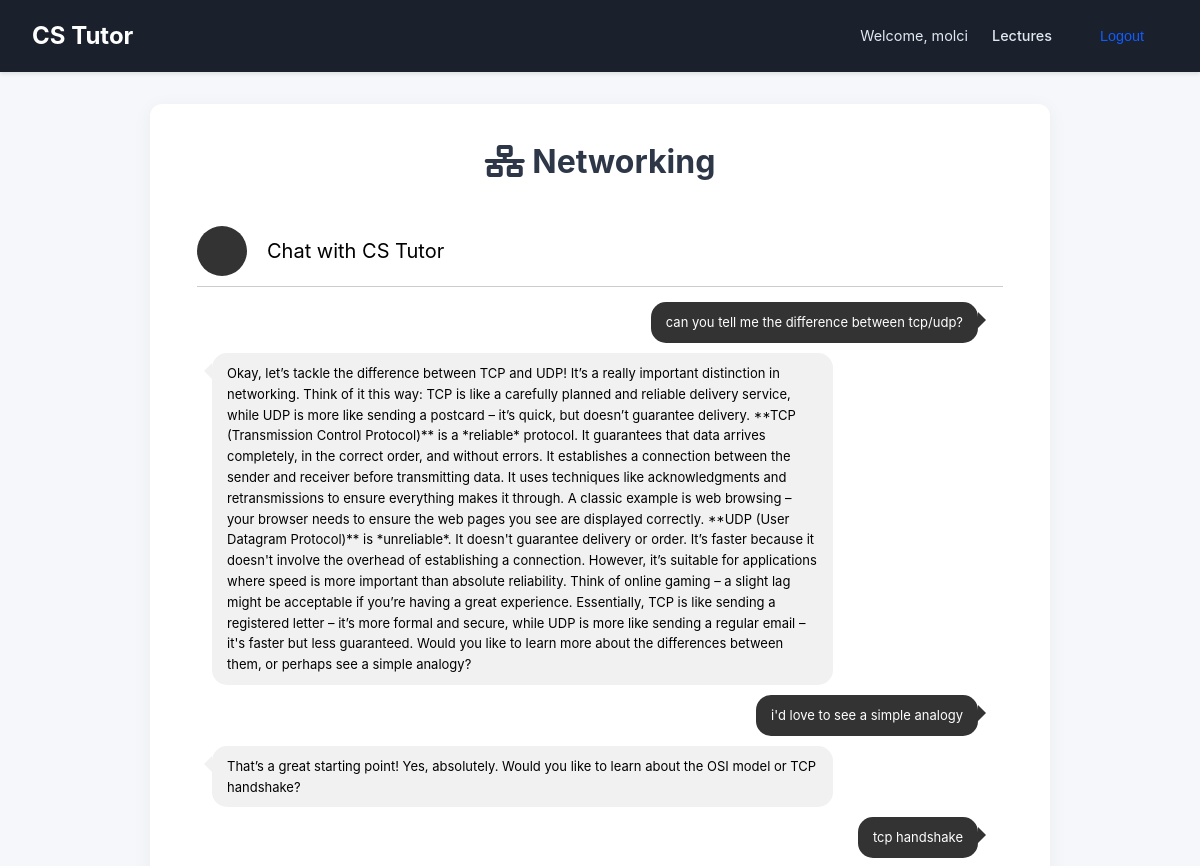
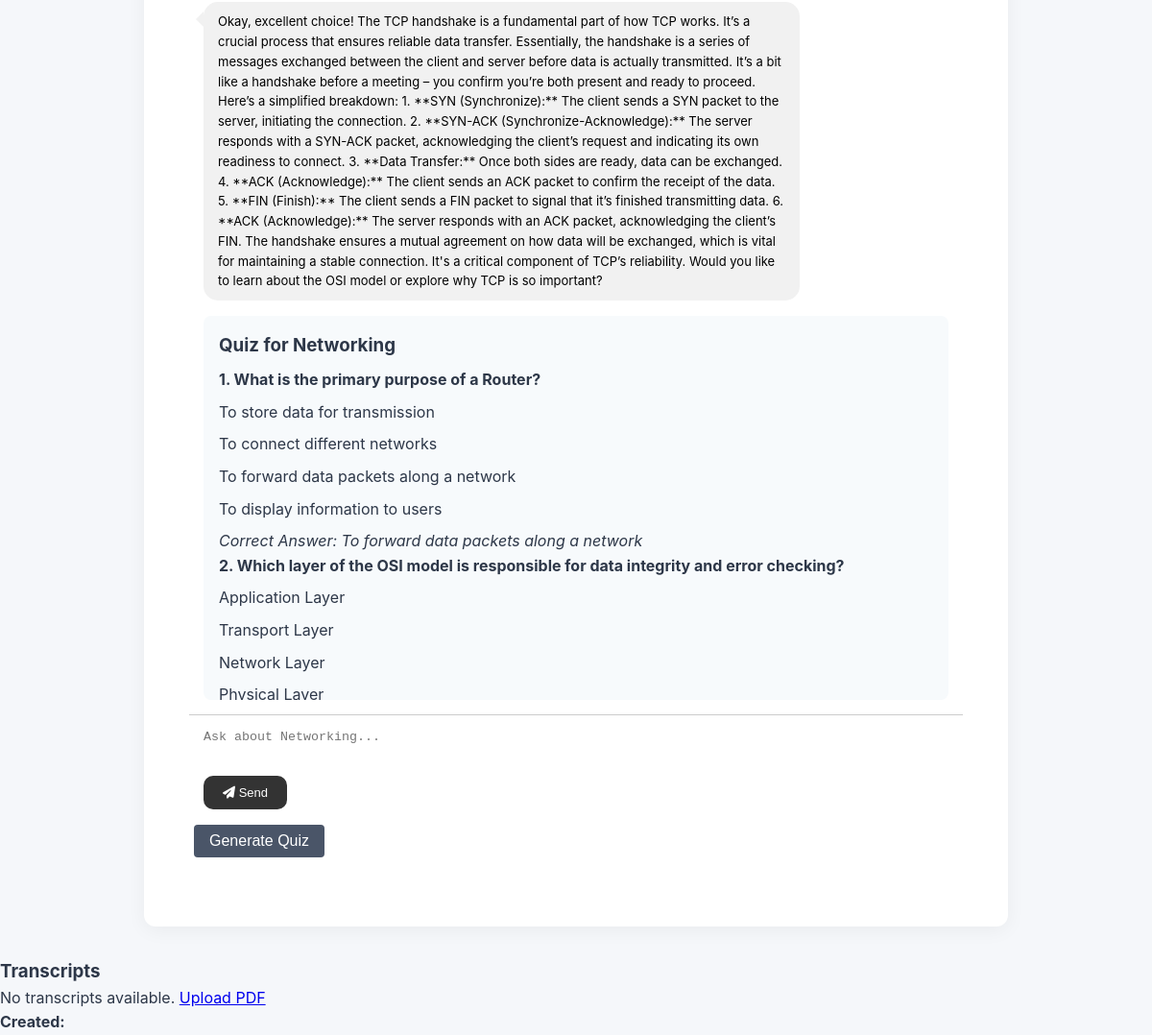
Page /lecture/networking/ (signed in) on the committed database (2 pictures, top to bottom).
### ai_model/models.py (models this page shows)
class ChatHistory(models.Model):
    user = models.ForeignKey(User, on_delete=models.CASCADE)
    lecture = models.CharField(max_length=100)
    user_input = models.TextField(blank=True)
    bot_response = models.TextField(blank=True)
    quiz_id = models.ForeignKey('Quiz', null=True, blank=True, on_delete=models.SET_NULL)
    created_at = models.DateTimeField(auto_now_add=True)

class Quiz(models.Model):
    user = models.ForeignKey(User, on_delete=models.CASCADE)
    lecture = models.CharField(max_length=100)
    question = models.TextField()
    options = models.JSONField()
    correct_answer = models.TextField()
    created_at = models.DateTimeField(auto_now_add=True)

### ai_model/views.py (the view, shortened to what this page needs)
# urls.py: path('lecture/<str:lecture_name>/', views.lecture_view, name='lecture'),
@login_required
def lecture_view(request, lecture_name):
    lecture_config = {
        'algorithms_data_structures': {
            'prompt_file': 'algorithms_data_structures.txt',
            'template': 'lecture_chat.html',
            'lecture_id': 'algorithms_data_structures'
        },
        'networking': {
            'prompt_file': 'networking.txt',
            'template': 'lecture_chat.html',
            'lecture_id': 'networking'
        },
        'operating_systems': {
            'prompt_file': 'operating_systems.txt',
            'template': 'lecture_chat.html',
            'lecture_id': 'operating_systems'
        },
    }
    config = lecture_config.get(lecture_name)
    if not config:
        logger.error(f"Lecture not found: {lecture_name}")
        return render(request, '404.html', {'error': 'Lecture not found'}, status=404)
    start_time = time.time()
    cache_key = f'chat_history:{request.user.id}:{lecture_name}'
    cached_history = cache.get(cache_key)
    if cached_history:
        logger.info(f"Cache hit for {cache_key}, time: {time.time() - start_time:.3f}s")
        chat_history = cached_history
    else:
        logger.info(f"Cache miss for {cache_key}, querying SQLite")
        chat_history = ChatHistory.objects.filter(
            user=request.user, lecture=config['lecture_id']
        ).order_by('created_at')
        cache.set(cache_key, list(chat_history), timeout=3600)
        logger.info(f"Cached {cache_key}, time: {time.time() - start_time:.3f}s")
    quizzes = Quiz.objects.filter(user=request.user, lecture=lecture_name).order_by('created_at')
    transcripts = Transcript.objects.filter(user=request.user, lecture=lecture_name).order_by('-created_at')
    return render(request, config['template'], {
        "chat_history": chat_history,
        "quizzes": quizzes,
        "transcripts": transcripts,  # Add transcripts
        "lecture_name": lecture_name,
        "lecture_title": lecture_name.replace('_', ' ').title(),
    })

### templates/lecture_chat.html (shortened to what this page needs)
<!DOCTYPE html>
<html lang="en">
  {% load static %}
  <head>
    <link rel="stylesheet" href="{% static 'css/style.css' %}" />
    <link rel="stylesheet" href="{% static 'css/chat.css' %}" />
    <link
      rel="stylesheet"
      href="https://cdnjs.cloudflare.com/ajax/libs/font-awesome/6.4.0/css/all.min.css"
    />
  </head>
  <body>
    <header>
      <nav class="navbar">
        <a href="{% url 'lecture_list' %}" class="nav-brand">CS Tutor</a>
        <div class="nav-links">
          <span>Welcome, {{ request.user.username }}</span>
          <a href="{% url 'lecture_list' %}">Lectures</a>
          <form
            method="post"
            action="{% url 'logout' %}"
            style="display: inline"
          >
            <button type="submit" class="nav-button">Logout</button>
          </form>
        </div>
      </nav>
    </header>
    <main class="container">
      <h2>
        <i
          class="fas {% if lecture_name == 'algorithms_data_structures' %}fa-code{% elif lecture_name == 'networking' %}fa-network-wired{% else %}fa-server{% endif %}"
        ></i>
        {{ lecture_title }}
      </h2>
      <div class="card-container">
        <div class="card-header">
          <div class="img-avatar"></div>
          <div class="text-chat">Chat with CS Tutor</div>
        </div>
        <div class="card-body">
          <div class="messages-container" id="chat-box">
    {% include "partials/lecture_chat.html" %}
          </div>
          <div class="message-input">
            <form method="post" id="chat-form">
              <textarea
                name="question"
                id="user-question"
                placeholder="Ask about {{ lecture_title }}..."
                class="message-send"
                required
              ></textarea>
              <button type="submit" class="button-send">
                <i class="fas fa-paper-plane"></i> Send
              </button>
            </form>
            <button class="quiz-generate" id="quiz-generate">
              Generate Quiz
            </button>
          </div>
        </div>
      </div>
    </main>
    <h3>Transcripts</h3>
    {% for transcript in transcripts %}
    <div>
        <p><strong>Created:</strong> {{ transcript.created_at }}</p>
        <p>{{ transcript.transcript_text|truncatewords:50 }}</p>
        <a href="{% url 'transcript_detail' transcript.id %}">View Full Transcript</a>
    </div>
{% empty %}
    <p>No transcripts available. <a href="{% url 'upload_lecture_pdf' lecture_name %}">Upload PDF</a></p>
{% endfor %}
    <div>
        <p><strong>Created:</strong> {{ transcript.created_at }}</p>
    </div>
  </body>
</html>

### templates/partials/lecture_chat.html
{% for message in chat_history %} {% if message.user_input %}
<div class="message-box right">
  <p>{{ message.user_input }}</p>
</div>
{% endif %} {% if message.bot_response %}
<div class="message-box left">
  <p>{{ message.bot_response }}</p>
</div>
{% endif %} {% endfor %} {% if quizzes %}
<div class="quiz-container">
  <h3>Quiz for {{ lecture_name|title }}</h3>
  {% for quiz in quizzes %}
  <div class="quiz-question">
    <p><strong>{{ forloop.counter }}. {{ quiz.question }}</strong></p>
    <ul>
      {% for option in quiz.options %}
      <li>{{ option }}</li>
      {% endfor %}
    </ul>
    <p><em>Correct Answer: {{ quiz.correct_answer }}</em></p>
  </div>
  {% endfor %}
</div>
{% endif %}

### static/css/style.css (style rules this page uses)
* { box-sizing: border-box; margin: 0; padding: 0; }
body { font-family: "Inter", -apple-system, BlinkMacSystemFont, "Segoe UI", Roboto, sans-serif; background-color: #f5f7fa; color: #2d3748; line-height: 1.6; }
.navbar { background-color: #1a202c; padding: 1rem 2rem; display: flex; justify-content: space-between; align-items: center; box-shadow: 0 2px 4px rgba(0, 0, 0, 0.1); }
.nav-brand { color: #ffffff; font-size: 1.5rem; font-weight: 700; text-decoration: none; }
.nav-links { display: flex; align-items: center; gap: 1.5rem; }
.nav-links span { color: #e2e8f0; font-size: 0.9rem; }
.nav-links a { color: #e2e8f0; text-decoration: none; font-weight: 500; font-size: 0.9rem; }
.nav-button { background: none; border: none; color: #115dfc; cursor: pointer; font-weight: 500; font-size: 0.9rem; }
.container { max-width: 900px; margin: 2rem auto; padding: 2rem; background-color: #ffffff; border-radius: 12px; box-shadow: 0 4px 20px rgba(0, 0, 0, 0.05); }
h2 { font-size: 2rem; color: #2d3748; text-align: center; margin-bottom: 1.5rem; }
button { padding: 0.75rem 1.5rem; background-color: #115dfc; color: #ffffff; border: none; border-radius: 6px; cursor: pointer; font-size: 1rem; transition: background-color 0.2s; }

### static/css/chat.css (style rules this page uses)
.card-container { background-color: #fff; border-radius: 10px; padding: 15px; margin: 20px auto; display: flex; flex-direction: column; width: 100%; max-width: 100%; }
.card-header { display: flex; align-items: center; padding-bottom: 10px; border-bottom: 1px solid #ccc; }
.card-header .img-avatar { width: 50px; height: 50px; border-radius: 50%; margin-right: 20px; background-color: #333; }
.card-header .text-chat { color: black; margin: 0; font-size: 20px; }
.card-body { flex: 1; overflow-y: auto; }
.messages-container { padding: 15px; }
.message-box { padding: 10px 15px; margin-bottom: 10px; border-radius: 15px; max-width: 80%; width: fit-content; position: relative; font-size: 13px; }
.message-box.left { background-color: #f1f1f1; color: black; margin-right: 20px; }
.message-box.left::before { content: ''; position: absolute; left: -8px; top: 10px; border-right: 8px solid #f1f1f1; border-top: 8px solid transparent; border-bottom: 8px solid transparent; }
.message-box.right { background-color: #333; color: #fff; margin-left: auto; margin-right: 10px; }
.message-box.right::before { content: ''; position: absolute; right: -8px; top: 10px; border-left: 8px solid #333; border-top: 8px solid transparent; border-bottom: 8px solid transparent; }
.message-input { padding: 5px; border-top: 1px solid #ccc; }
.message-input .message-send { width: 100%; padding: 10px; border: none; border-radius: 10px; resize: none; }
.message-input .button-send { background-color: #333; color: #fff; padding: 10px 20px; border: none; cursor: pointer; margin-left: 10px; border-radius: 10px; font-size: 13px; }

### templates/lecture_chat.html (style rules this page uses)
.quiz-container { margin-top: 1rem; padding: 1rem; background: #f7fafc; border-radius: 8px; }
.quiz-container h3 { margin-bottom: 0.5rem; }
.quiz-container ul { list-style: none; padding: 0; }
.quiz-container li { margin: 0.5rem 0; }
.quiz-generate { background: #4a5568; color: white; padding: 0.5rem 1rem; border-radius: 4px; cursor: pointer; margin-top: 1rem; display: inline-block; }
.quiz-container { margin-top: 1rem; padding: 1rem; background: #f7fafc; border-radius: 8px; max-height: 400px; overflow-y: auto; }

### rows in the picture
ChatHistory: user_input "can you tell me the difference between tcp/udp?", bot_response "Okay, let’s tackle the difference between TCP and UDP! It’s a really important distinction in networking. Think of it this way: TCP is like a carefully planned and reliable delivery service, while UDP is more like sending a postcard – it’s quick, but doesn’t guarantee delivery. **TCP (Transmission Control Protocol)** is a *reliable* protocol. It guarantees that data arrives completely, in the correct order, and without errors. It establishes a connection between the sender and receiver before transmitting data. It uses techniques like acknowledgments and retransmissions to ensure everything makes it through. A classic example is web browsing – your browser needs to ensure the web pages you…"
ChatHistory: user_input "i'd love to see a simple analogy", bot_response "That’s a great starting point! Yes, absolutely. Would you like to learn about the OSI model or TCP handshake?"
ChatHistory: user_input "tcp handshake", bot_response "Okay, excellent choice! The TCP handshake is a fundamental part of how TCP works. It’s a crucial process that ensures reliable data transfer. Essentially, the handshake is a series of messages exchanged between the client and server before data is actually transmitted. It’s a bit like a handshake before a meeting – you confirm you’re both present and ready to proceed. Here’s a simplified breakdown: 1. **SYN (Synchronize):** The client sends a SYN packet to the server, initiating the connection. 2. **SYN-ACK (Synchronize-Acknowledge):** The server responds with a SYN-ACK packet, acknowledging the client’s request and indicating its own readiness to connect. 3. **Data Transfer:** Once both…"
Quiz: question "What is the primary purpose of a Router?", options "To store data for transmission" "To connect different networks" "To forward data packets along a network" "To display information to users", correct_answer "To forward data packets along a network"
Quiz: question "Which layer of the OSI model is responsible for data integrity and error checking?", options "Application Layer" "Transport Layer" "Network Layer" "Physical Layer"

### other values in the picture
{{ request.user.username }} "molci"
{{ lecture_title }} "Networking"
{{ lecture_name|title }} "Networking"
